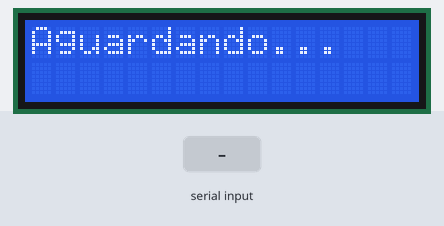
This sketch was run on a simulated Arduino Uno, built with avr-gcc and run on an emulated ATmega328P. Parts: 16×2 character LCD. The test bench sets the inputs (shaded band).

Above: at 1.2 s.
1.3 s: "1\n" received over Serial
At 1.7 s:
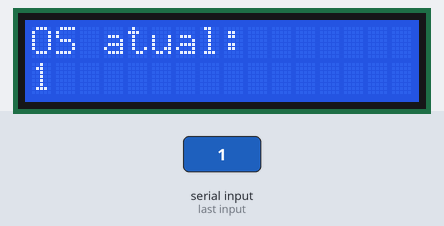
2.8 s: "0\n" received over Serial
At 4.0 s:
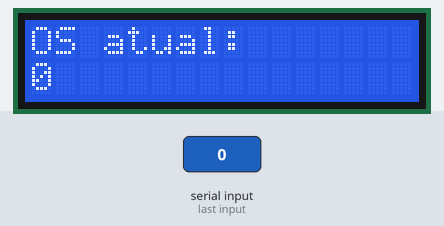
4.3 s: "2\n" received over Serial
At 5.2 s:
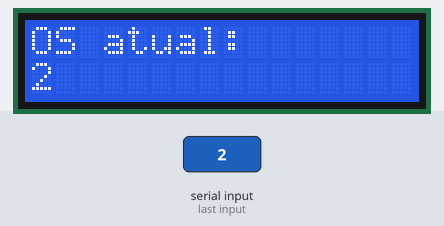
Timing chart, 0 to 7.3 s (numbered marks = the images above; inputs shaded):
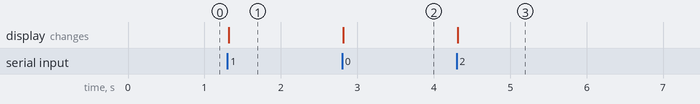

The sketch:

sketch_nov18a.ino
```cpp
#include <LiquidCrystal_I2C.h>

LiquidCrystal_I2C lcd(0x27, 16, 2);

void setup() {
    lcd.init();
    lcd.backlight();
    Serial.begin(9600);

    lcd.print("Aguardando...");
}

void loop() {
    if (Serial.available() > 0) {
        String mensagem = Serial.readStringUntil('\n');
        mensagem.trim();

        lcd.clear();
        lcd.setCursor(0, 0);
        lcd.print("OS atual:");

        lcd.setCursor(0, 1);
        lcd.print(mensagem);
    }
}
```

Measured:
- after the input at 1.3 s, the display: changes at once (image 1)
- after the input at 2.8 s, the display: changes at once (image 2)
- after the input at 4.3 s, the display: changes at once (image 3)
